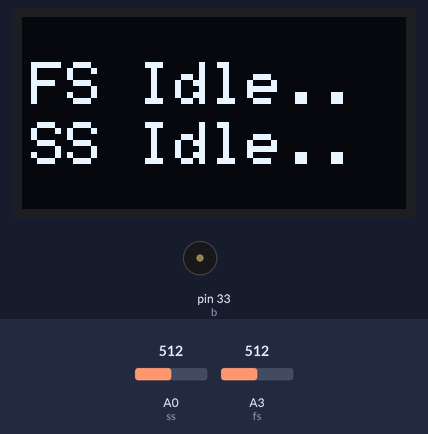
Simulated run of this sketch. Board: Arduino Mega 2560, built with avr-gcc and run on an emulated ATmega2560. Shown: 128×64 one-colour display, buzzer (waves = sounding). Inputs (shaded band) come from the test bench; at power-on: A3 (fs) = 512, A0 (ss) = 512. What the sketch prints to the serial monitor is not drawn.

Above: at 1.8 s.
1.9 s: A3 (fs) set to 90
At 4.9 s:
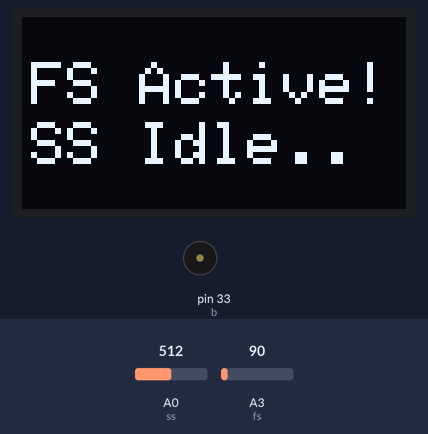
6.0 s: A3 (fs) set to 111
At 9.2 s:
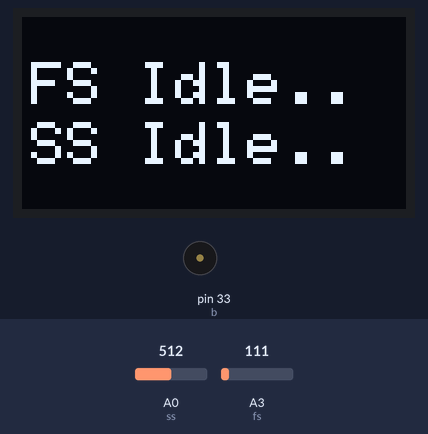
9.6 s: A3 (fs) set to 0
At 10.6 s:
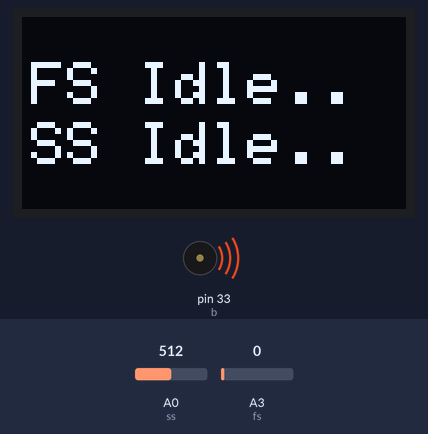
12.7 s: A3 (fs) set to 110
At 13.8 s:
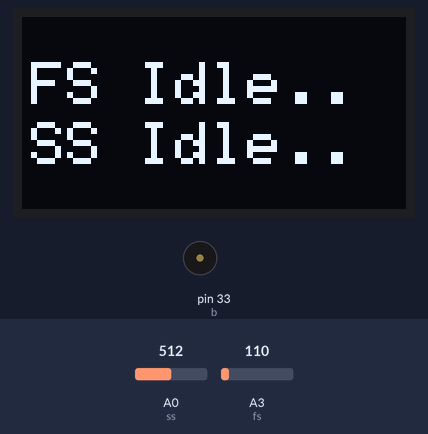
Timing chart, 0 to 15.7 s (numbered marks = the images above; inputs shaded):
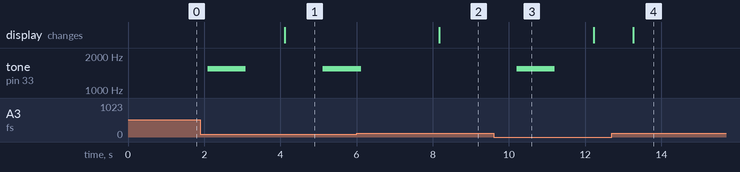

Measured:
- the behaviour switches between 100 and 101 on A3 (fs) (found by bisection; images 1 and 2)
- after the input at 1.9 s, tone on pin 33 (b): silent → 1550 Hz after 0.19 s, → silent 1.0 s later, → 1550 Hz 2.0 s later; the display: changes after 2.2 s (image 1)
- after the input at 6.0 s, tone on pin 33 (b): goes on until 6.1 s, then stays silent; the display: changes after 2.2 s (image 2)
- after the input at 9.6 s, tone on pin 33 (b): silent → 1550 Hz after 0.61 s, → silent 1.0 s later
- after the input at 12.7 s, tone on pin 33 (b): stays silent (without the input it goes to 1550 Hz after 0.53 s); the display: changes after 0.56 s (image 4)

The sketch:

Mini_Project_BSI_V1.ino
```cpp
/*
DEVNOTES
- this code has been tested and working as intended
- implement the system along with blynk, do it on new sketch
- dont forget to design the casing for this thing too
*/
#include <SPI.h>
#include <Wire.h>
#include <Adafruit_GFX.h>
#include <Adafruit_SSD1306.h>
#define SCREEN_WIDTH 128
#define SCREEN_HEIGHT 64
#define OLED_RESET -1
#define SCREEN_ADDRESS 0x3C
Adafruit_SSD1306 display(SCREEN_WIDTH, SCREEN_HEIGHT, &Wire, OLED_RESET);
//The code above for the OLED screen
int b = 33; //buzzer pin
int d = 400; //delay time for buzzer, We use a passive buzzer to differentiate smoke and fire warning
#define fs A3 //Flame sensor pin
#define ss A0 //Smoke sensor pin

void setup()
{
  Serial.begin(9600);
  display.begin(SSD1306_SWITCHCAPVCC, 0x3C); //display initialization
  display.clearDisplay(); //clear the screen
}

void loop()
{
  int smoke = analogRead(ss);// read smoke sensor
  int fire = analogRead(fs);// read flame sensor
  Serial.print("FS read : ");
  Serial.println(fire);
  Serial.print("SS read : ");
  Serial.println(smoke);
  /*
  Considering we have two sensor, the nature of the code forbid to read and write simultaneously. However, we can bypass it by following these sequence below :
  1. The code reads both sensor first, then display it to the serial monitor
  2. Use the if else function to determine the situation whether fire or smoke detected. There are few scenarios
      a. smoke is present, but no fire
      b. fire is present, but no smoke
      c. there are both fire and smoke
      d. No fire nor smoke
  3. display it to OLED screen and blynk
  */

  //Scenario A Smoke 1 : Fire 0
  if(smoke >= 2200 && fire >= 100)
  {
  tone(b, 753);
  delay(d);
  tone(b,860);
  delay(d);
  display.clearDisplay();
  display.setTextSize(2);
  display.setTextColor(WHITE);
  display.setCursor(3, 35);
  display.println("SS Active!");
  display.setTextSize(2);
  display.setTextColor(WHITE);
  display.setCursor(3, 15);
  display.println("FS Idle..");
  display.display();
  }

  //Scenario B Smoke 0 : Fire 1
  if(smoke <= 2200 && fire <= 100)
  {
  tone(b, 1550);
  delay(1000);
  noTone(b);
  delay(1000);
  display.clearDisplay();
  display.setTextSize(2);
  display.setTextColor(WHITE);
  display.setCursor(3, 15);
  display.println("FS Active!");
  display.setTextSize(2);
  display.setTextColor(WHITE);
  display.setCursor(3, 35);
  display.println("SS Idle..");
  display.display();
  }


  //Scenario C Smoke 1 : Fire 1
  if(smoke >= 2200 && fire <= 100)
  {
  tone(b, 753);
  delay(d);
  tone(b,860);
  delay(d);
  tone(b, 1550);
  delay(1000);
  noTone(b);
  delay(1000);
  display.clearDisplay();
  display.setTextSize(2);
  display.setTextColor(WHITE);
  display.setCursor(3, 15);
  display.println("FS Active!");
  display.setTextSize(2);
  display.setTextColor(WHITE);
  display.setCursor(3, 35);
  display.println("SS Active!");
  display.display();
  }


  //Scenario D Smoke 0 : Fire 0
  if(smoke <= 2200 && fire >= 100)
  {
  noTone(b);
  display.clearDisplay();
  display.setTextSize(2);
  display.setTextColor(WHITE);
  display.setCursor(3, 15);
  display.println("FS Idle..");
  display.setTextSize(2);
  display.setTextColor(WHITE);
  display.setCursor(3, 35);
  display.println("SS Idle..");
  display.display();
  }
  delay(1000);
}
```
